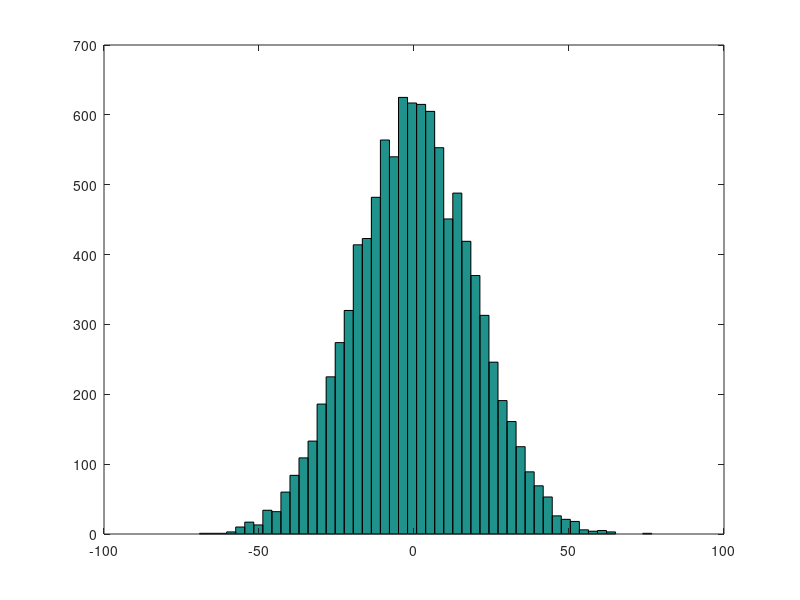

This figure's MATLAB source:
% ; - semicolon at the end of the line suppress output
% ans - variable which stores last expression return value

3 + 2;
3 - 2;
3 / 2;
3 * 2;
3 ^ 2;

3 == 2; % equal? (returns false)
3 ~= 2; % not equal? (returns true)
boolValue = true;

1 && 0;    % AND
1 || 0;    % OR
xor(1, 0); % XOR

PS1('>> '); % change prompt

str = 'hello world';
disp(str);                              % output variable str
disp(sprintf('2 decimals: %0.2f', pi)); % pi is a constant

disp(pi);
format long  % start outputing more digits after the decimal point
disp(pi);
format short % go back to the default number of digitis after the decimal point
disp(pi);

A = [1 2; 3 4; 5 6]; % 3x2 matrix
B = [                % 2x2 matrix
    1 2
    3 4
];
disp(A);
[1 2 3];   % 1x3 matrix(or just row vector)
[1; 2; 3]; % 3x1 matrix(or just column vector)

1:0.2:2; % row vector with elements starting from 1 to 2 with step 0.2
1:6;     % [1 2 3 4 5 6]

ones(2, 3);     % 2x3 matrix with all elements equal to 1
2 * ones(2, 3); % 2x3 matrix with all elments equal to 2
zeros(2, 3);    % 2x3 matrix with all elments equal to 0

rand(3, 3);  % random 3x3 matrix with numbers between 0 and 1(uniform distribution)
randn(3, 3); % random 3x3 matrix(normal distribution with mean 0 and standard deviation 1)

% random row vector(normal distribution with mean -6 and standard deviation sqrt(10))
w = -6 * sqrt(10)*randn(1, 10000);
hist(w);     % plot a histogram of values in vector w
hist(w, 50); % histogram with 50 buckets

I = eye(4); % 4x4 identity matrix

% help eye; get help on eye function
